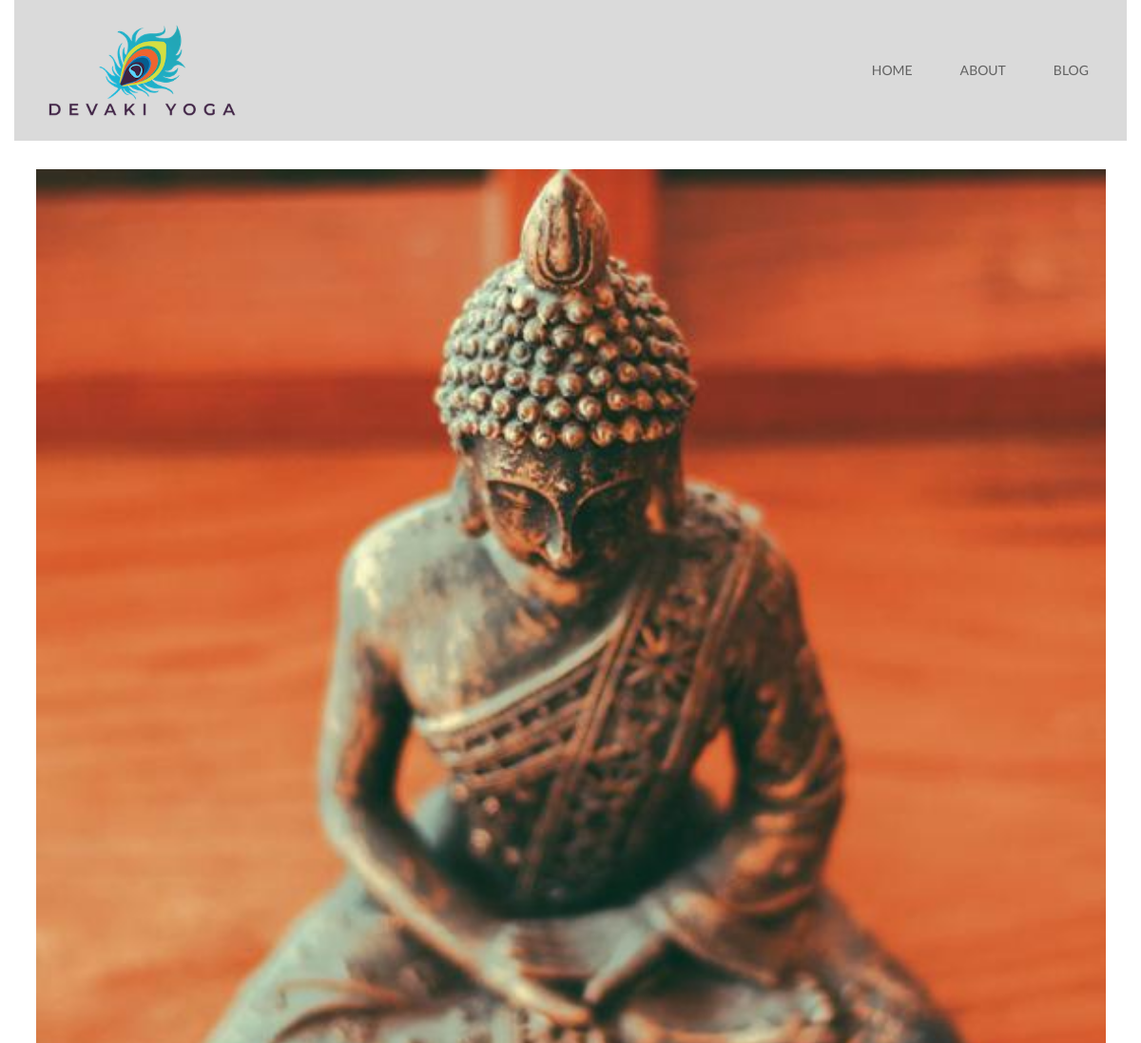
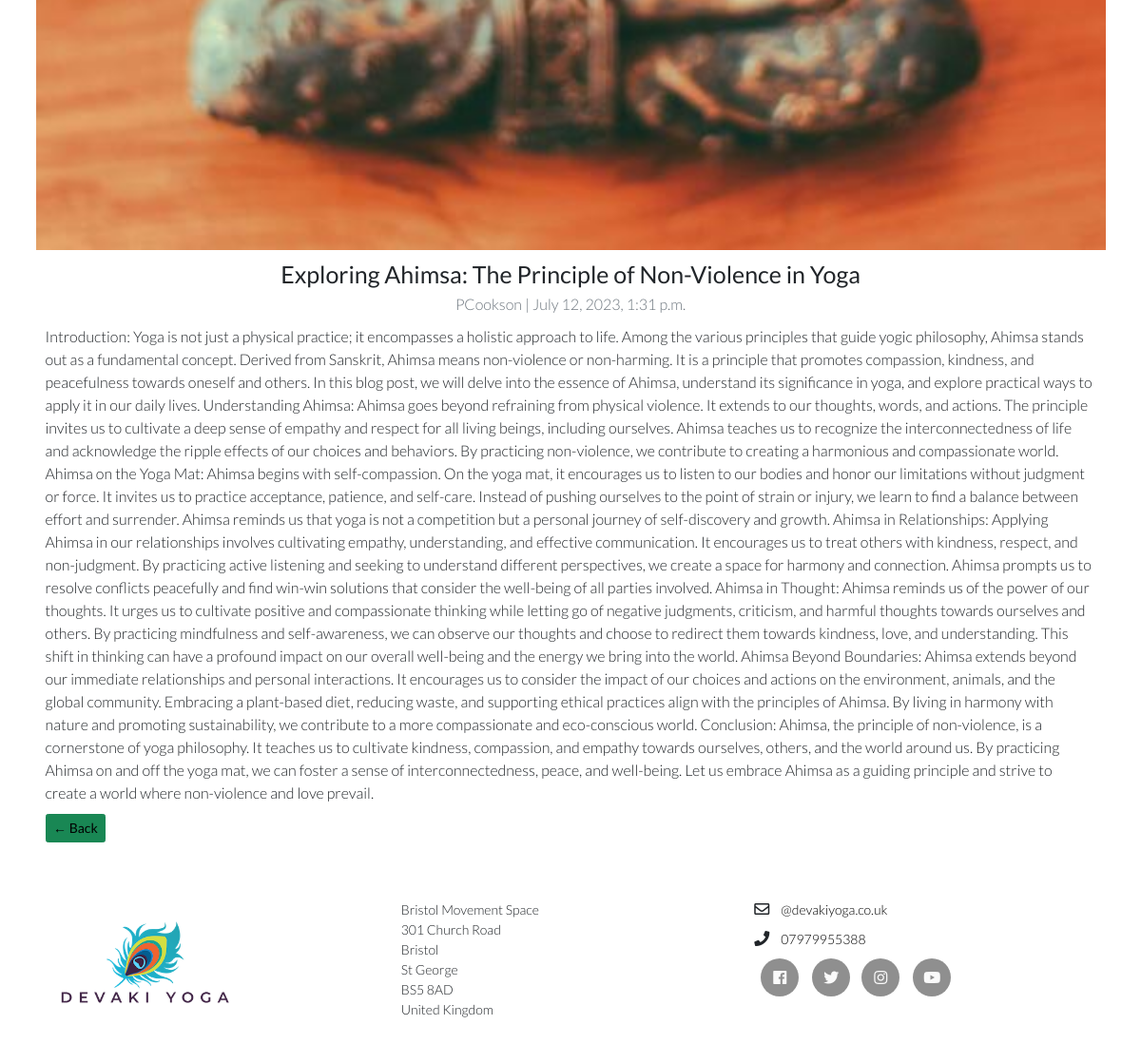
The app's page /blog/exploring-ahimsa-the-principle-of-non-violence-in-yoga/ with its own data (2 pictures, top to bottom).
### blog/models.py (models this page shows, shortened)
class Image(models.Model):
    post = models.ForeignKey(Post, on_delete=models.CASCADE, related_name='images')
    image = models.ImageField(upload_to='images')

class Post(models.Model):
    title = models.CharField(max_length=200, unique=True)
    author = models.ForeignKey(User, on_delete=models.CASCADE)
    slug = models.SlugField(max_length=100, unique=True)
    content = models.TextField()
    created_on = models.DateTimeField(auto_now_add=True)
    updated_on = models.DateTimeField(auto_now=True)
    status = models.IntegerField(choices=STATUS, default=0)
    class Meta:
        ordering = ['-created_on']

### blog/views.py (the view)
# urls.py: path('<slug:slug>/', views.BlogDetail.as_view(), name='blog_detail'),
class BlogDetail(generic.DetailView):
    model = Post
    template_name = 'blog/blog_detail.html'

### blog/templates/blog/blog_detail.html
{% extends 'base.html' %} {% block content %}
<div class="container">
    <div class="row">
        <div class="mx-auto my-5">
            {% for image in post.images.all %}
            <img src="{{ image.image.url }}" alt="Image" class="responsive">
            {% endfor %}
            <div class="card-body mx-auto">
                <h1 class="text-center">{% block title %} {{ object.title }} {% endblock title %}</h1>
                <p class="text-center text-muted">{{ post.author }} | {{ post.created_on }}</p>
                <p class="card-text ">{{ object.content | safe }}</p>
                <a href="{% url 'blog:blog_list' %}" class="btn btn-success">&larr; Back</a>
            </div>
        </div>
    </div>
</div>
{% endblock content %}

### static/css/base.css (style rules this page uses)
* { font-size: 10px; }
body { font-family: "Lato", sans-serif; }
p { font-size: 1.6rem; font-weight: 300; }
.container { margin: 0 auto; }
a:link { font-size: 1.4rem; text-decoration: none; color: #000000; }
.responsive { width: 100%; height: auto; }

### records on screen
Image: image (picture)
Post: title "Exploring Ahimsa: The Principle of Non-Violence in Yoga", author "PCookson", created_on "July 12, 2023, 1:31 p.m.", content "Introduction: Yoga is not just a physical practice; it encompasses a holistic approach to life. Among the various principles that guide yogic philosophy, Ahimsa stands out as a fundamental concept. Derived from Sanskrit, Ahimsa means non-violence or non-harming. It is a principle that promotes compassion, kindness, and peacefulness towards oneself and others. In this blog post, we will delve into the essence of Ahimsa, understand its significance in yoga, and explore practical ways to apply it in our daily lives. Understanding Ahimsa: Ahimsa goes beyond refraining from physical violence. It extends to our thoughts, words, and actions. The principle invites us to cultivate a deep sense of…"
